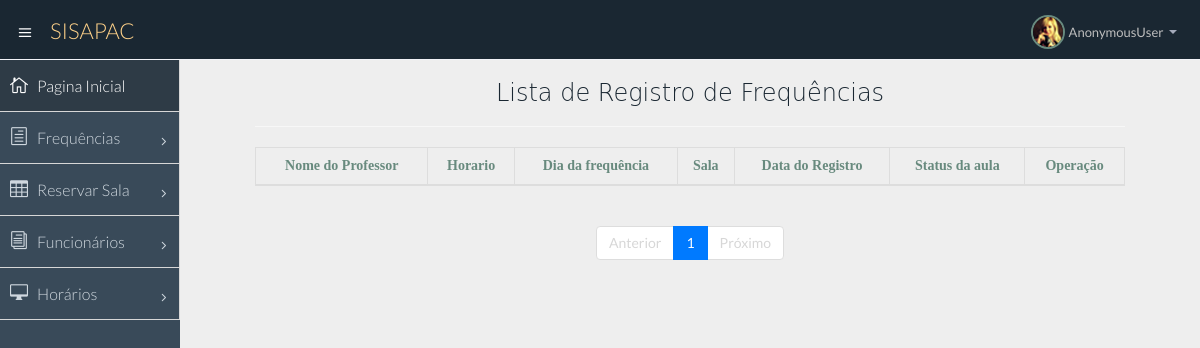
Page /frequencia/list on the earlier database version.
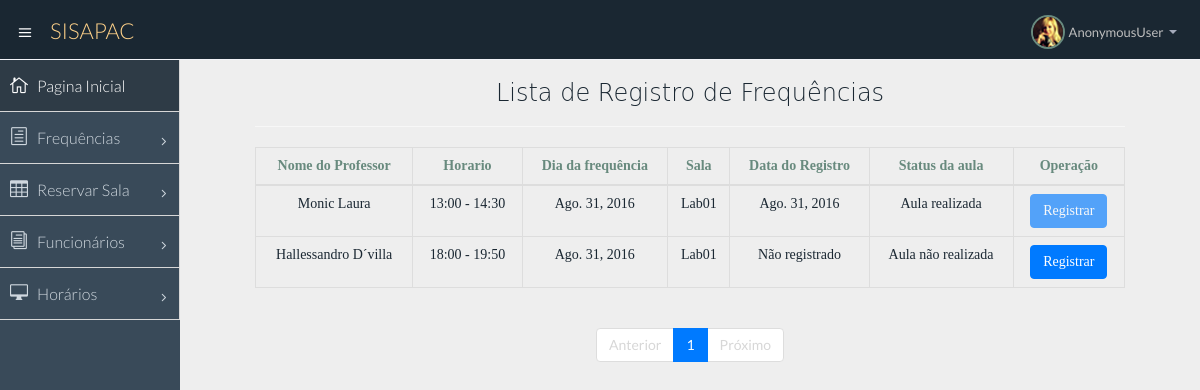
Same page on the later database version.
### appsispac/models.py (models this page shows, shortened)
class Registro_Frequencia(models.Model):
    data_registro = models.DateField("Data do registro", blank=True, null=True)
    data_frequencia = models.DateField("Data da frequência")
    sala = models.ForeignKey(Sala, on_delete=models.PROTECT)
    HORARIOS = (
        ('Vazio', 'Indefinido'),
        ('07:00 - 08:30', '07:00 - 08:30'),
        ('08:50 - 10:20', '08:50 - 10:20'),
        ('10:30 - 12:00', '10:30 - 12:00'),
        ('13:00 - 14:30', '13:00 - 14:30'),
        ('14:50 - 16:20', '14:50 - 16:20'),
        ('16:30 - 18:00', '16:30 - 18:00'),
        ('18:00 - 19:50', '18:00 - 19:50'),
        ('20:00 - 22:00', '20:00 - 22:00'),
    )
    horarios = models.CharField(
        max_length=30,
        choices=HORARIOS,
        default='Vazio',
    )
    horario = models.ForeignKey(Horario_Professor, on_delete=models.PROTECT)
    registro_frequencia = models.BooleanField("Registro de Frequência", default=False)

class Horario_Professor(models.Model):
    WEEKDAYS = (
        ('ND', 'Não definido'),
        ('SEG', 'Segunda-Feira'),
        ('TER', 'Terça-Feira'),
        ('QUA', 'Quarta-Feira'),
        ('QUI', 'Quinta-Feira'),
        ('SEX', 'Sexta-Feira'),
    )
    weekdays = models.CharField(
        max_length=25,
        choices=WEEKDAYS,
        default='ND',
    )
    HORARIOS = (
        ('Vazio', 'Indefinido'),
        ('07:00 - 08:30', '07:00 - 08:30'),
        ('08:50 - 10:20', '08:50 - 10:20'),
        ('10:30 - 12:00', '10:30 - 12:00'),
        ('13:00 - 14:30', '13:00 - 14:30'),
        ('14:50 - 16:20', '14:50 - 16:20'),
        ('16:30 - 18:00', '16:30 - 18:00'),
        ('18:00 - 19:50', '18:00 - 19:50'),
        ('20:00 - 22:00', '20:00 - 22:00'),
    )
    horario = models.CharField(
        max_length=30,
        choices=HORARIOS,
        default='Vazio',
    )
    turma = models.CharField("Turma", max_length=150)
    disciplina = models.CharField("Disciplina", max_length=255)
    professor = models.ForeignKey(Professor, on_delete=models.PROTECT)
    sala = models.ForeignKey(Sala, on_delete=models.PROTECT)

class Funcionario(User):
    nome = models.CharField("Nome", max_length=200)
    matricula = models.IntegerField("Matricula",unique=False)
    Email = models.EmailField("E-Mail", max_length=200)
    senha = models.CharField(max_length=32)

class Sala(models.Model):
    sigla = models.CharField("Sigla", max_length=10)
    descricao = models.CharField("Descrição", max_length=100)
    def __str__(self):
        return self.sigla

### appsispac/views.py (the view)
# urls.py: url(r'^frequencia/list$', frequencia_list, name='frequencia_list'),
def frequencia_list(request):
    today = DT.date.today()
    dayofweek = today.strftime("%A")
    criterio = request.GET.get('criterio')
    day = ""
    if(dayofweek == "Monday"):
        day = "SEG"
    elif (dayofweek == "Tuesday"):
        day = "TER"
    elif (dayofweek == "Wednesday"):
        day = "QUA"
    elif (dayofweek == "Thursday"):
        day = "QUI"
    elif (dayofweek == "Friday"):
        day = "SEX"
    else:
        day = "Dia inválido"
    frequencias = Registro_Frequencia.objects.filter(horario__weekdays=day)
    paginator = Paginator(frequencias, 5)
    page = request.GET.get('page')
    try:
        frequencias = paginator.page(page)
    except PageNotAnInteger:
        frequencias = paginator.page(1)
    except EmptyPage:
        frequencias = paginator.page(paginator.num_pages)
    dados = {'frequencias': frequencias, 'paginator': paginator, 'page_obj': frequencias}
    return render(request, 'frequencia/frequencia_list.html', dados)

### templates/frequencia/frequencia_list.html (shortened to what this page needs)
{% extends 'base.html' %}
{% block conteudo %}
    <h3>Lista de Registro de Frequências</h3>
    <hr>
    <table class="table table-hover table-bordered">
        <thead>
            <tr>
                <th>Nome do Professor</th>
                <th>Horario</th>
                <th>Dia da frequência</th>
                <th>Sala</th>
                <th>Data do Registro</th>
                <th>Status da aula</th>
                <th>Operação</th>
            </tr>
        </thead>
        <tbody>
        {% for f in frequencias %}
            <tr>
                <td>{{ f.horario.professor.nome }}</td>
                <td>{{ f.horarios }}</td>
                <td>{{ f.data_frequencia }}</td>
                <td>{{ f.sala }}</td>
                {% if f.data_registro == None %}
                    <td> Não registrado </td>
                {% else %}
                    <td>{{ f.data_registro }}</td>
                {% endif %}
                {% if f.registro_frequencia == True %}
                    <td><a href="{% url 'frequencia_detail' f.pk %}">Aula realizada</a></td>
                <td>
                    <form action="{% url 'frequencia_register' f.pk %}">
                        <input type="submit" class="btn btn-primary" value="Registrar" disabled>
                    </form>
                </td>
                {% else %}
                    <td>Aula não realizada</td>
                    <td>
                        <form action="{% url 'frequencia_register' f.pk %}" disabled="">
                            <input type="submit" class="btn btn-primary" value="Registrar">
                        </form>
                    </td>
                {% endif %}
            </tr>
        {% endfor %}
        </tbody>
    </table>
    {% include 'utils/paginacao.html' %}
{% endblock %}

### templates/base.html (shortened to what this page needs)
{% load static %}
<!DOCTYPE html>
<html lang="en">
  <head>
    <link href="{% static "appsispac/css/bootstrap.min.css" %}" rel="stylesheet">
    <link href="{% static "appsispac/css/bootstrap-theme.css" %}" rel="stylesheet">
    <link href="{% static "appsispac/css/elegant-icons-style.css"%}" rel="stylesheet" />
    <link href="{% static "appsispac/css/font-awesome.min.css" %}" rel="stylesheet" />
    <link href="{% static "appsispac/assets/fullcalendar/fullcalendar/bootstrap-fullcalendar.css"%}" rel="stylesheet" />
	<link href="{% static "appsispac/assets/fullcalendar/fullcalendar/fullcalendar.css"%}" rel="stylesheet" />
    <link rel="stylesheet" href="{% static "appsispac/css/owl.carousel.css" %}" type="text/css">
	<link href="{% static "appsispac/css/jquery-jvectormap-1.2.2.css"%}" rel="stylesheet">
	<link rel="stylesheet" href="{% static "appsispac/css/fullcalendar.css" %}">
	<link href="{% static "appsispac/css/widgets.css" %}" rel="stylesheet">
    <link href="{% static "appsispac/css/style.css"%}" rel="stylesheet">
    <link href="{% static "appsispac/css/style-responsive.css" %}" rel="stylesheet" />
	<link href="{% static "appsispac/css/xcharts.min.css" %}" rel=" stylesheet">
	<link href="{% static "appsispac/css/jquery-ui-1.10.4.min.css"%}" rel="stylesheet">
  </head>
  <body>
  <section id="container" class="">
      <header class="header dark-bg">
            <div class="toggle-nav">
                <div class="icon-reorder tooltips" data-original-title="Toggle Navigation" data-placement="bottom"><i class="icon_menu"></i></div>
            </div>
            <a href="{% url 'home' %}" class="logo">SISAPAC</a>
            <div class="top-nav notification-row">
                <ul class="nav pull-right top-menu">
                    <li class="dropdown">
                        <a data-toggle="dropdown" class="dropdown-toggle" href="#">
                            <span class="profile-ava">
                                <img alt="" src="img/avatar1_small.jpg">
                            </span>
                            <span class="username">{{ request.user }}</span>
                            <b class="caret"></b>
                        </a>
                    </li>
                </ul>
            </div>
      </header>
      <aside>
          <div id="sidebar"  class="nav-collapse ">
              <ul class="sidebar-menu">
                  <li class="active">
                      <a class="" href="{% url 'home' %}">
                          <i class="icon_house_alt"></i>
                          <span>Pagina Inicial</span>
                      </a>
                  </li>
				  <li class="sub-menu">
                      <a href="javascript:;" class="">
                          <i class="icon_document_alt"></i>
                          <span>Frequências</span>
                          <span class="menu-arrow arrow_carrot-right"></span>
                      </a>
                  </li>
                  <li class="sub-menu">
                      <a href="javascript:;" class="">
                          <i class="icon_table"></i>
                          <span>Reservar Sala</span>
                          <span class="menu-arrow arrow_carrot-right"></span>
                      </a>
                  </li>
                  <li class="sub-menu">
                      <a href="javascript:;" class="">
                          <i class="icon_documents_alt"></i>
                          <span>Funcionários</span>
                          <span class="menu-arrow arrow_carrot-right"></span>
                      </a>
                  </li>
                    <li class="sub-menu">
                          <a href="javascript:;" class="">
                              <i class="icon_desktop"></i>
                              <span>Horários</span>
                              <span class="menu-arrow arrow_carrot-right"></span>
                          </a>
                    </li>
              </ul>
          </div>
      </aside>
        <div class="container" id="content">
            <div class="row" id="teste">
                <div class="col-md-9  text-center" id="conteudo">
                  {% block conteudo %}{% endblock %}
                </div>
            </div>
        </div>
  </body>
</html>

### templates/utils/paginacao.html
  <nav>
    <ul class="pagination">
      {% if page_obj.has_previous %}
        <li>
          <a href="?page={{ page_obj.previous_page_number }}">
            <span>Anterior</span>
          </a>
        </li>
      {% else %}
        <li class="disabled">
          <a href="#">
            <span>Anterior</span>
          </a>
        </li>
      {% endif %}
      {% for page in paginator.page_range %}
        <li {% if page == page_obj.number %}class="active"{% endif %}>
          <a href="?page={{ page }}">{{ page }}</a>
        </li>
      {% endfor %}
      {% if page_obj.has_next %}
        <li>
          <a href="?page={{ page_obj.next_page_number }}">
            <span>Próximo</span>
          </a>
        </li>
      {% else %}
        <li {% if not page_obj.has_next %}class="disabled"{% endif %}>
          <a href="#">
            <span>Próximo</span>
          </a>
        </li>
      {% endif %}
    </ul>
  </nav>

### templates/base.html (style rules this page uses)
#content { padding-top: 5%; }
#conteudo { position: fixed; right: 5%; }
h3 { color: #1a2732; font-family: "Ubuntu Beta", "Bitstream Vera Sans", DejaVu Sans, Tahoma, sans-serif; }
table { color: #1a2732; font-family: "Comic Sans MS"; }
a { color: #1a2732; }
hr { background-color: darkblue; }
td { text-align:center; vertical-align:middle; }
th { text-align:center; vertical-align:middle; }
input { font-size: 12pt; font-family: "Abyssinica SIL"; }

Differences in the rows shown:
added Registro_Frequencia: horario.professor.nome "Monic Laura", horarios "13:00 - 14:30", data_frequencia "Ago. 31, 2016", sala "Lab01", data_registro "Ago. 31, 2016"
added Registro_Frequencia: horario.professor.nome "Hallessandro D´villa", horarios "18:00 - 19:50", data_frequencia "Ago. 31, 2016", sala "Lab01", shows "Não registrado"
